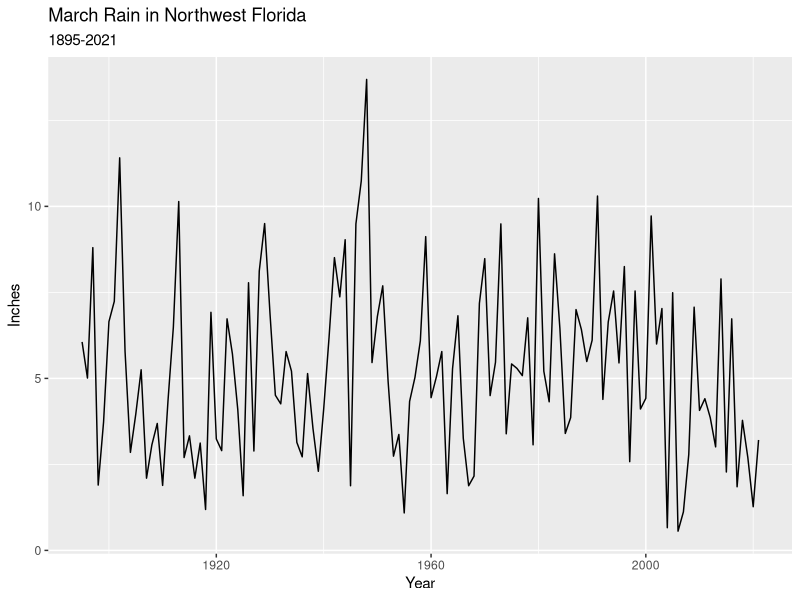
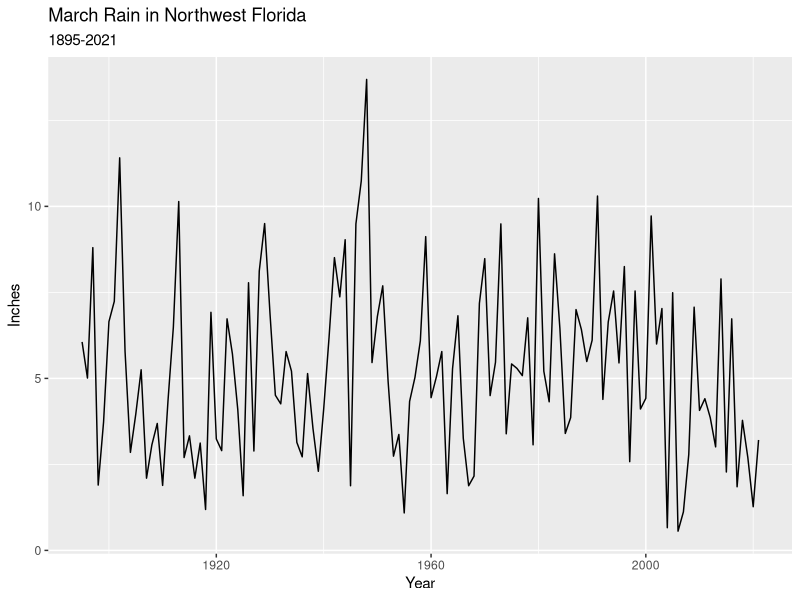
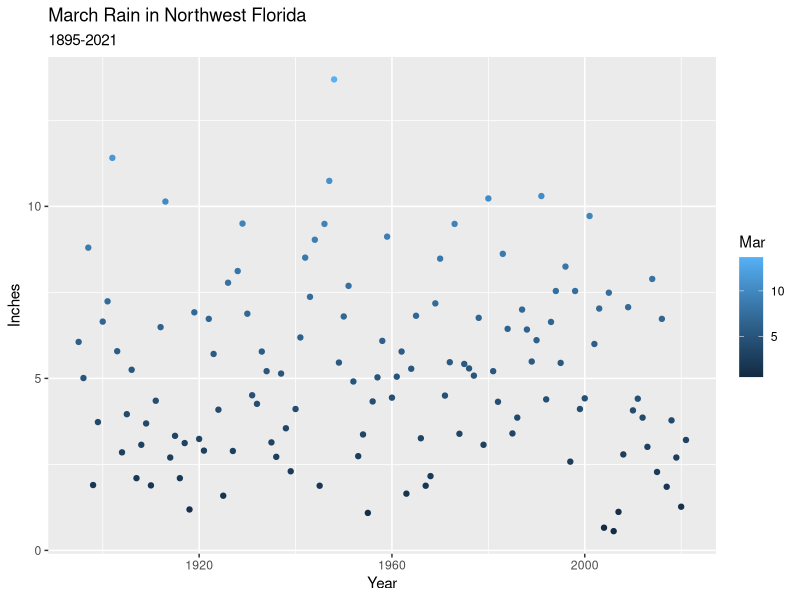
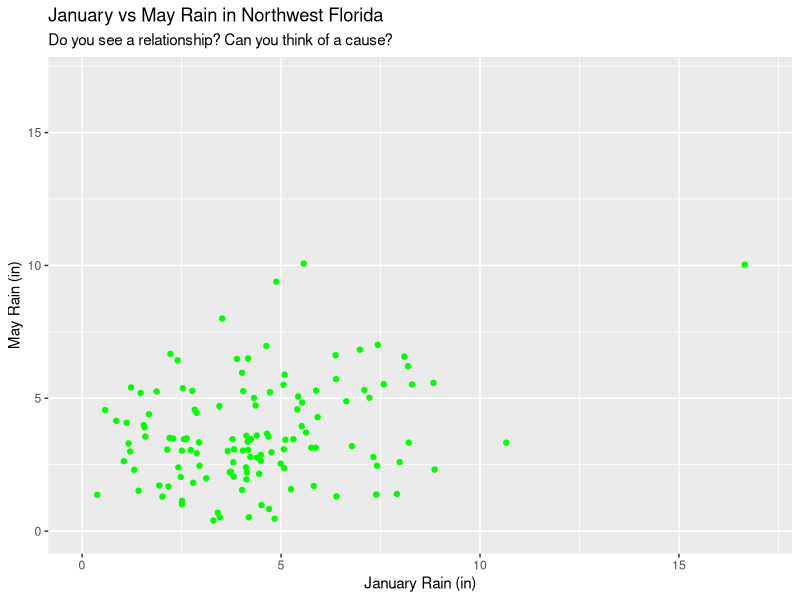
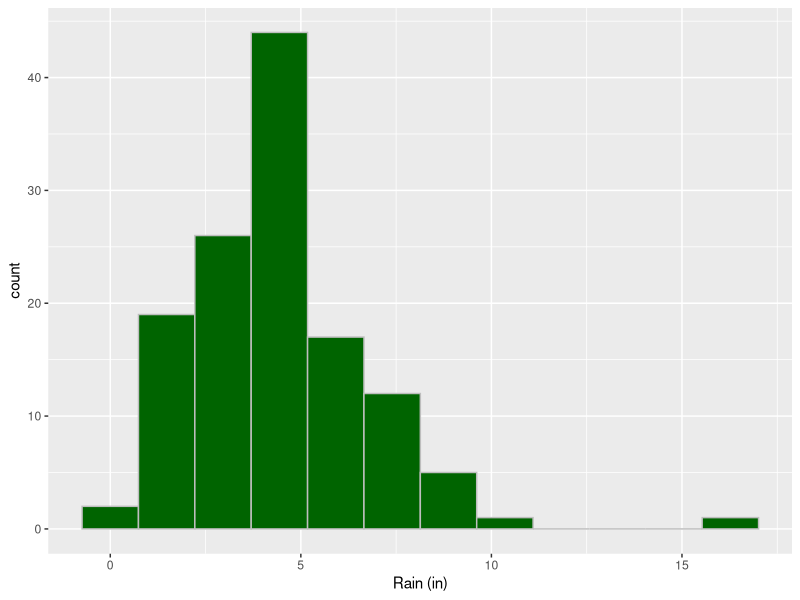
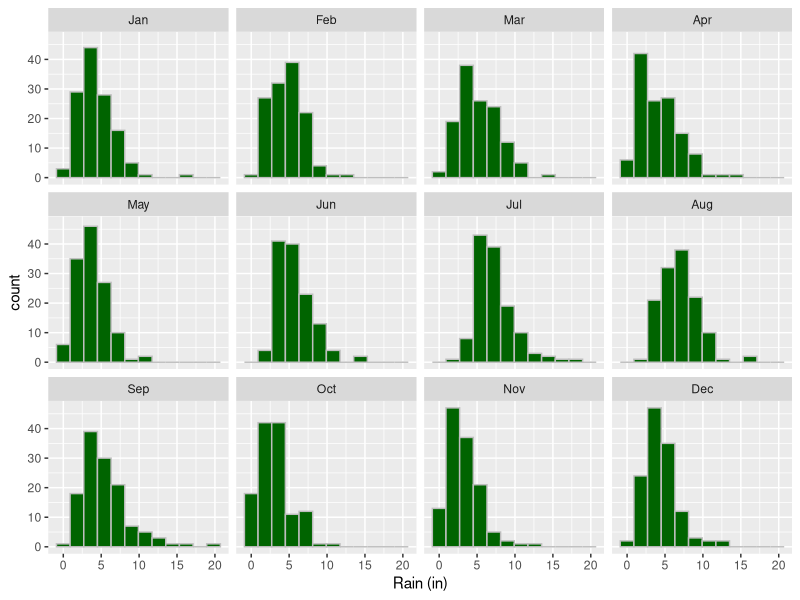

Recreate these plots in R, in order.
## ---- chunk 1
#| echo: true
Rain.df <- readr::read_table(here::here("data", "NWFL_MonthlyRain.txt"),
                             show_col_types = FALSE)

library(ggplot2)

ggplot(data = Rain.df, 
       mapping = aes(x = Year, y = Mar)) +
  geom_line() +
  ylab("Inches") +
  ggtitle(label = "March Rain in Northwest Florida",
          subtitle = "1895-2021")
## ---- chunk 2
#| echo: true
ggplot(data = Rain.df, 
       mapping = aes(x = Year, y = Mar)) +
  geom_line() +
  ylab("Inches") +
  ggtitle(label = "March Rain in Northwest Florida",
          subtitle = "1895-2021")
## ---- chunk 3
#| echo: true
#| code-line-numbers: 2-3
ggplot(data = Rain.df, 
       mapping = aes(x = Year, y = Mar, color = Mar)) +
  geom_point() +
  ylab("Inches") +
  ggtitle(label = "March Rain in Northwest Florida",
          subtitle = "1895-2021")
## ---- chunk 4
#| echo: true
#| output-location: slide
#| code-line-numbers: 1-3,6-9
#| fig-width: 6
#| fig-height: 6
ggplot(data = Rain.df, 
       mapping = aes(x = Jan, y = May)) +
  geom_point(color = "green") +
  scale_x_continuous(limits = c(0, 17)) +
  scale_y_continuous(limits = c(0, 17)) +
  xlab("January Rain (in)") + 
  ylab("May Rain (in)") +
  ggtitle(label = "January vs May Rain in Northwest Florida",
          subtitle = "Do you see a relationship? Can you think of a cause?")
## ---- chunk 5
#| echo: true
#| fig-height: 3
ggplot(data = Rain.df,
       mapping = aes(x = Jan)) +
  geom_histogram(bins = 12, fill = "darkgreen", color = "gray") +
  xlab("Rain (in)")
## ---- chunk 6
#| echo: true
RainL.df <- Rain.df |>
  tidyr::pivot_longer(cols = 2:13, 
                      names_to = "Month", 
                      values_to = "Rain_in") |>
  dplyr::mutate(Month = factor(Month, levels = month.abb))
## ---- chunk 7
#| echo: true
#| code-line-numbers: 1-2,5
ggplot(data = RainL.df,
       mapping = aes(x = Rain_in)) +
  geom_histogram(bins = 12, fill = "darkgreen", color = "gray") +
  xlab("Rain (in)") +
  facet_wrap(~ Month)
